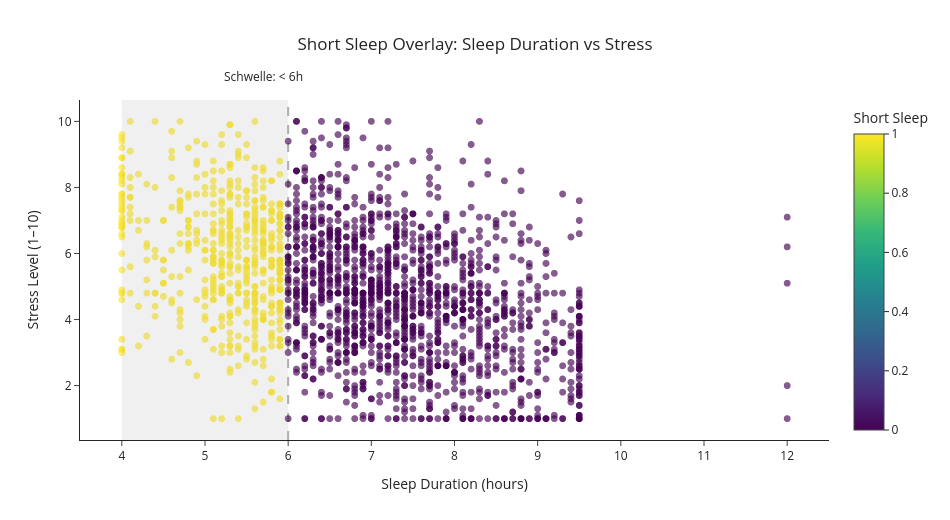

Source (notebook cell):
### Markdown cell above
**Interpretation**

Das Feature ermöglicht es Modellen, einen möglichen Schwellenwert-Effekt von Schlafdauer zu erkennen.

Während `sleepDuration` eine kontinuierliche Variable ist, erlaubt `shortSleep` eine klare Trennung zwischen normalem Schlaf und potenziellem Schlafdefizit.

### Code cell
fig = px.scatter(
    df_clean,
    x="sleepDuration",
    y="stress",
    color="shortSleep",
    template="simple_white",
    opacity=0.65,
    title="Short Sleep Overlay: Sleep Duration vs Stress",
    labels=labels,
    color_discrete_map={0: "#1f77b4", 1: "#d62728"}  # blau/rot
)

fig.add_vline(
    x=6,
    line_dash="dash",
    line_color="black",
    line_width=2
)

fig.add_vrect(
    x0=df_clean["sleepDuration"].min(),
    x1=6,
    fillcolor="gray",
    opacity=0.12,
    line_width=0
)

fig.add_annotation(
    x=5.7,
    y=1.1,
    xref="x",
    yref="paper",
    text="Schwelle: < 6h",
    showarrow=False
)

fig.update_traces(marker=dict(size=7))
fig.update_layout(title_x=0.5, width=950, height=520)

fig.show()

### Figure 1 — Plotly figure (JSON) as saved in the notebook; plotly's stock layout.template omitted (floating-point values rounded to 4 significant figures; data arrays with more than 128 entries replaced by an {"elided": "..."} marker saying what was removed)
{"data": [{"hovertemplate": "Sleep Duration (hours)=%{x}<br>Stress Level (1–10)=%{y}<br>Short Sleep=%{marker.color}<extra></extra>", "legendgroup": "", "marker": {"color": {"elided": "2000 int values"}, "coloraxis": "coloraxis", "opacity": 0.65, "size": 7, "symbol": "circle"}, "mode": "markers", "name": "", "showlegend": false, "type": "scattergl", "x": {"elided": "2000 float values"}, "xaxis": "x", "y": {"elided": "2000 float values"}, "yaxis": "y"}], "layout": {"annotations": [{"showarrow": false, "text": "Schwelle: < 6h", "x": 5.7, "xref": "x", "y": 1.1, "yref": "paper"}], "coloraxis": {"colorbar": {"title": {"text": "Short Sleep"}}, "colorscale": [[0, "#440154"], [0.1111, "#482878"], [0.2222, "#3e4989"], [0.3333, "#31688e"], [0.4444, "#26828e"], [0.5556, "#1f9e89"], [0.6667, "#35b779"], [0.7778, "#6ece58"], [0.8889, "#b5de2b"], [1, "#fde725"]]}, "height": 520, "legend": {"tracegroupgap": 0}, "shapes": [{"line": {"color": "black", "dash": "dash", "width": 2}, "type": "line", "x0": 6, "x1": 6, "xref": "x", "y0": 0, "y1": 1, "yref": "y domain"}, {"fillcolor": "gray", "line": {"width": 0}, "opacity": 0.12, "type": "rect", "x0": 4, "x1": 6, "xref": "x", "y0": 0, "y1": 1, "yref": "y domain"}], "title": {"text": "Short Sleep Overlay: Sleep Duration vs Stress", "x": 0.5}, "width": 950, "xaxis": {"anchor": "y", "domain": [0, 1], "title": {"text": "Sleep Duration (hours)"}}, "yaxis": {"anchor": "x", "domain": [0, 1], "title": {"text": "Stress Level (1–10)"}}}}
